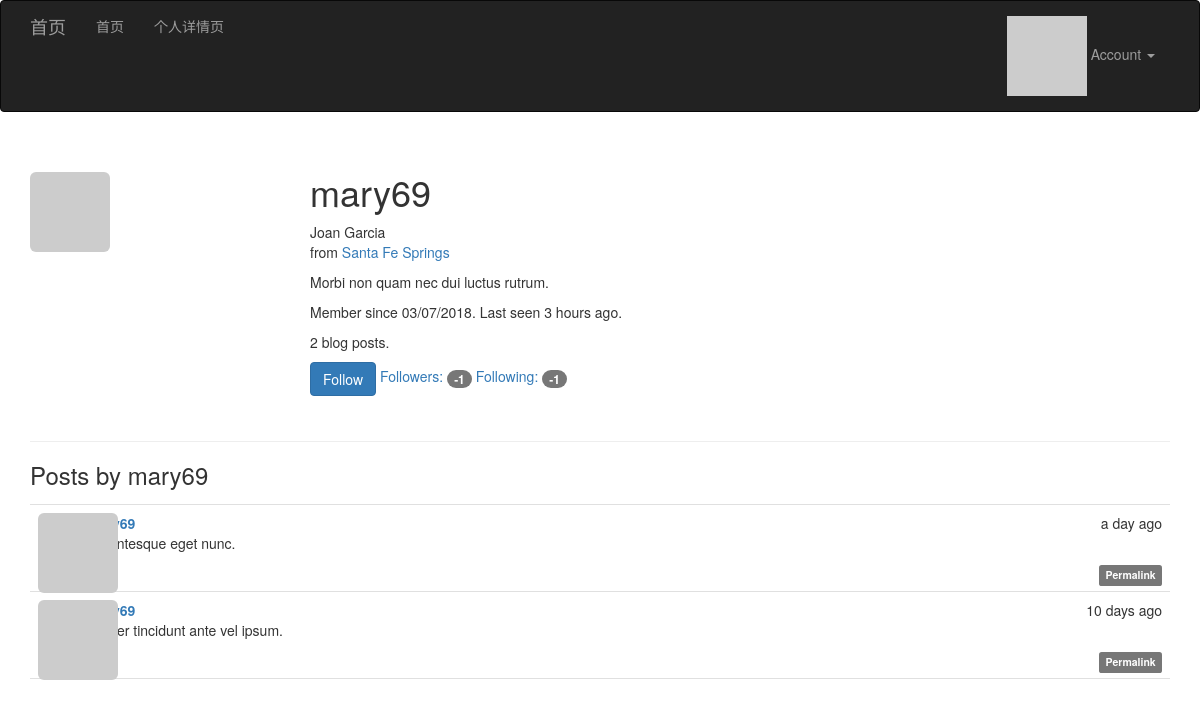
The page /user/mary69 (signed in) on the database its author committed.
### hello/models.py (models this page shows, shortened)
class User(UserMixin, db.Model):
    __tablename__ = 'users'
    id = db.Column(db.Integer, primary_key=True)
    email = db.Column(db.String(64), unique=True, index=True)
    username = db.Column(db.String(64), unique=True, index=True)
    role_id = db.Column(db.Integer, db.ForeignKey('roles.id'))
    password_hash = db.Column(db.String(128))
    confirmed = db.Column(db.Boolean, default=False)
    name = db.Column(db.String(64))
    location = db.Column(db.String(64))
    about_me = db.Column(db.Text())
    member_since = db.Column(db.DateTime(), default=datetime.utcnow)
    last_seen = db.Column(db.DateTime(), default=datetime.utcnow)
    avatar_hash = db.Column(db.String(32))
    posts = db.relationship('Post', backref='author', lazy='dynamic')
    followed = db.relationship('Follow',
                               foreign_keys=[Follow.follower_id],
                               backref=db.backref('follower', lazy='joined'),
                               lazy='dynamic',
                               cascade='all, delete-orphan')
    followers = db.relationship('Follow',
                                foreign_keys=[Follow.followed_id],
                                backref=db.backref('followed', lazy='joined'),
                                lazy='dynamic',
                                cascade='all, delete-orphan')
    comments = db.relationship('Comment', backref='author', lazy='dynamic')
    def ping(self):
        self.last_seen = datetime.utcnow()
        db.session.add(self)
        db.session.commit()
    @property
    def password(self):
        raise AttributeError('密码不可读取')
    def can(self, perm):
        return self.role is not None and self.role.has_permission(perm)
    def is_administrator(self):
        return self.can(Permission.ADMIN)
    def gravatar(self, size=100, default='identicon', rating='g'):
        if request.is_secure:
            url = 'https://secure.gravatar.com/avatar'
        else:
            url = 'http://www.gravatar.com/avatar'
        hash = self.avatar_hash or hashlib.md5(self.email.encode('utf8')).hexdigest()
        return '{url}/{hash}?s={size}&d={default}&r={rating}'.format(
            url=url, hash=hash, size=size, default=default, rating=rating)
    def is_following(self, user):
        return self.followed.filter_by(followed_id=user.id).first() is not None

class Post(db.Model):
    __tablename__ = 'posts'
    id = db.Column(db.Integer, primary_key=True)
    body = db.Column(db.Text)
    timestamp = db.Column(db.DateTime, index=True, default=datetime.utcnow)
    author_id = db.Column(db.Integer, db.ForeignKey('users.id'))
    body_html = db.Column(db.Text)
    comments = db.relationship('Comment', backref='post', lazy='dynamic')

### hello/main/views.py (the view)
@main.route('/user/<username>')
def user(username):
    user = User.query.filter_by(username=username).first()
    if user is None:
        abort(404)
    posts = user.posts.order_by(Post.timestamp.desc()).all()
    return render_template('user.html', user=user, posts=posts)

### hello/auth/views.py (called while the page is built)
@auth.before_app_request
def before_request():
    if current_user.is_authenticated:
        current_user.ping()
        if not current_user.confirmed \
                and request.endpoint \
                and request.blueprint != 'auth' \
                and request.endpoint != 'static':
            return redirect(url_for('auth.unconfirmed'))

### hello/main/__init__.py (called while the page is built)
@main.app_context_processor
def inject_permissions():
    return dict(Permission=Permission)

### hello/models.py (called while the page is built)
@login_manager.user_loader
def load_user(user_id):
    return User.query.get(int(user_id))

    def has_permission(self, perm):
        return self.permissions & perm == perm

### hello/templates/user.html (shortened to what this page needs)
{% extends "base.html" %}
{% import "_macros.html" as macros %}
{% block page_content %}
<div class="page-header">
    <img class="img-rounded profile-thumbnail" src="{{ user.gravatar(size=256) }}">
    <div class="profile-header">
        <h1>{{ user.username }}</h1>
        {% if user.name or user.location %}
        <p>
            {% if user.name %}{{ user.name }}<br>{% endif %}
            {% if user.location %}
                from <a href="http://maps.google.com/?q={{ user.location }}">{{ user.location }}</a><br>
            {% endif %}
        </p>
        {% endif %}
        {% if user.about_me %}<p>{{ user.about_me }}</p>{% endif %}
        <p>Member since {{ moment(user.member_since).format('L') }}. Last seen {{ moment(user.last_seen).fromNow() }}.</p>
        <p>{{ user.posts.count() }} blog posts.</p>
        <p>
            {% if current_user.can(Permission.FOLLOW) and user != current_user %}
                {% if not current_user.is_following(user) %}
                <a href="{{ url_for('.follow', username=user.username) }}" class="btn btn-primary">Follow</a>
                {% else %}
                <a href="{{ url_for('.unfollow', username=user.username) }}" class="btn btn-default">Unfollow</a>
                {% endif %}
            {% endif %}
            <a href="{{ url_for('.followers', username=user.username) }}">Followers: <span class="badge">{{ user.followers.count()-1 }}</span></a>
            <a href="{{ url_for('.followed_by', username=user.username) }}">Following: <span class="badge">{{ user.followed.count()-1 }}</span></a>
        </p>
    </div>
</div>
<h3>Posts by {{ user.username }}</h3>
{% include '_posts.html' %}
{% endblock %}

### hello/templates/base.html (shortened to what this page needs)
{% extends "bootstrap/base.html" %}
{% block head %}
    {{ super() }}
    <link rel="stylesheet" type="text/css" href="{{ url_for('static', filename='styles.css') }}">
{% endblock %}
{% block navbar %}
    <div class="navbar navbar-inverse" role="navigation">
        <div class="container">
            <div class="navbar-header">
                <a class="navbar-brand" href="{{ url_for('main.index') }}">首页</a>
            </div>
            <div class="navbar-collapse collapse">
                <ul class="nav navbar-nav">
                    <li><a href="{{ url_for('main.index') }}">首页</a></li>
                    {% if current_user.is_authenticated %}
                        <li><a href="{{ url_for('main.user', username=current_user.username) }}">个人详情页</a></li>
                    {% endif %}
                </ul>
                <ul class="nav navbar-nav navbar-right">
                    {% if current_user.is_authenticated %}
                        <li class="dropdown">
                            <a href="#" class="dropdown-toggle" data-toggle="dropdown">
                                <img src="{{ current_user.gravatar(size=18) }}">
                                Account <b class="caret"></b>
                            </a>
                        </li>
                    {% else %}
                        <li><a href="{{ url_for('auth.login') }}">登录</a></li>
                    {% endif %}
                </ul>
            </div>
        </div>
    </div>
{% endblock %}
{% block content %}
    <div class="container">
        {% block page_content %}{% endblock %}
    </div>
{% endblock %}

### hello/templates/_posts.html (shortened to what this page needs)
<ul class="posts">
    {% for post in posts %}
    <li class="post">
        <div class="post-thumbnail">
            <a href="{{ url_for('.user', username=post.author.username) }}">
                <img class="img-rounded profile-thumbnail" src="{{ post.author.gravatar(size=40) }}">
            </a>
        </div>
        <div class="post-content">
            <div class="post-date">{{ moment(post.timestamp).fromNow() }}</div>
            <div class="post-author"><a href="{{ url_for('.user', username=post.author.username) }}">{{ post.author.username }}</a></div>
            <div class="post-body">
                {% if post.body_html %}
                    {{ post.body_html | safe }}
                {% else %}
                    {{ post.body }}
                {% endif %}
            </div>
            <div class="post-footer">
                <a href="{{ url_for('.post', id=post.id) }}">
                    <span class="label label-default">Permalink</span>
                </a>
            </div>
        </div>
    </li>
    {% endfor %}
</ul>

### hello/static/styles.css (style rules this page uses)
.profile-thumbnail { position: absolute; }
.profile-header { min-height: 260px; margin-left: 280px; }
ul.posts { list-style-type: none; padding: 0px; margin: 16px 0px 0px 0px; border-top: 1px solid #e0e0e0; }
ul.posts li.post { padding: 8px; border-bottom: 1px solid #e0e0e0; }
div.post-date { float: right; }
div.post-author { font-weight: bold; }
div.post-thumbnail { position: absolute; }
div.post-content { margin-left: 48px; min-height: 48px; }
div.post-footer { text-align: right; }

### rows shown on the page
User: username "mary69", name "Joan Garcia", location "Santa Fe Springs", about_me "Morbi non quam nec dui luctus rutrum.", member_since "03/07/2018", last_seen "3 hours ago"
Post: timestamp "a day ago", body_html "Pellentesque eget nunc."
Post: timestamp "10 days ago", body_html "Integer tincidunt ante vel ipsum."

### other values the page prints
{{ user.posts.count() }} "2"
{{ user.followers.count()-1 }} "-1"
{{ user.followed.count()-1 }} "-1"
